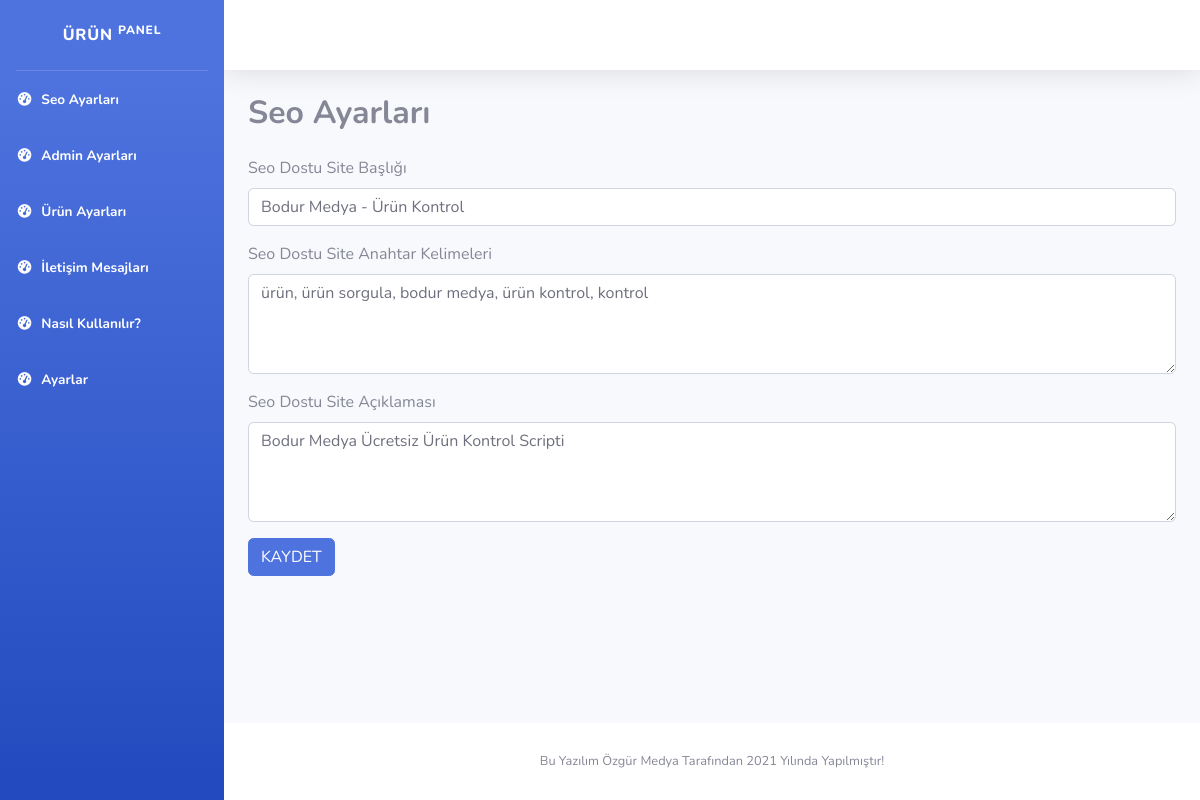
Page /admin/seoayar.php (signed in) on the committed database.
### tables this page shows
CREATE TABLE `seoayar` (
  `seoayar_id` int(11) NOT NULL DEFAULT 0,
  `seoayar_keywords` varchar(2000) NOT NULL,
  `seoayar_description` varchar(2500) NOT NULL,
  `seoayar_title` varchar(1000) NOT NULL
);

### admin/seoayar.php (the view, shortened to what this page needs)
<?php
require_once("ayarlar/baglan.php");
$seoayar=$db->prepare("SELECT * FROM seoayar where seoayar_id=:id");
$seoayar->execute(array(
        'id'=>0
      ));
$vericek=$seoayar->fetch(PDO::FETCH_ASSOC);
require_once("includes/header.php");
?>
<body id="page-top">
    <div id="wrapper">
        <?php
require_once("includes/sidebar.php");
?>
        <div id="content-wrapper" class="d-flex flex-column">
            <div id="content">
               <?php
            require_once("includes/navbar.php");
               ?>
                <div class="container">
                    <div class="row">
                    <div class="col-md-12">
                        <h2><b>Seo Ayarları</b></h2>
                        <form action="ayarlar/islem.php" method="post">
                        <label class="mt-3">Seo Dostu Site Başlığı</label>
                        <input type="text" class="form-control" name="seoayar_title" value="<?php echo $vericek['seoayar_title'] ?>">
                        <label class="mt-3">Seo Dostu Site Anahtar Kelimeleri</label>
                        <textarea class="form-control" id="floatingTextarea2" style="height: 100px" name="seoayar_keywords"><?php echo $vericek['seoayar_keywords'] ?></textarea>
                        <label class="mt-3">Seo Dostu Site Açıklaması</label>
                        <textarea class="form-control" id="floatingTextarea2" style="height: 100px" name="seoayar_description"><?php echo $vericek['seoayar_description'] ?></textarea>
                        <button class="btn btn-primary mt-3" name="seoayarkaydet">KAYDET</button>
                        </form>
                    </div>
                    </div>
                </div>
            </div>
            <?php
            require_once("includes/footer.php");
            ?>

### rows in the picture
seoayar: seoayar_title "Bodur Medya - Ürün Kontrol", seoayar_keywords "ürün, ürün sorgula, bodur medya, ürün kontrol, kontrol", seoayar_description "Bodur Medya Ücretsiz Ürün Kontrol Scripti"
